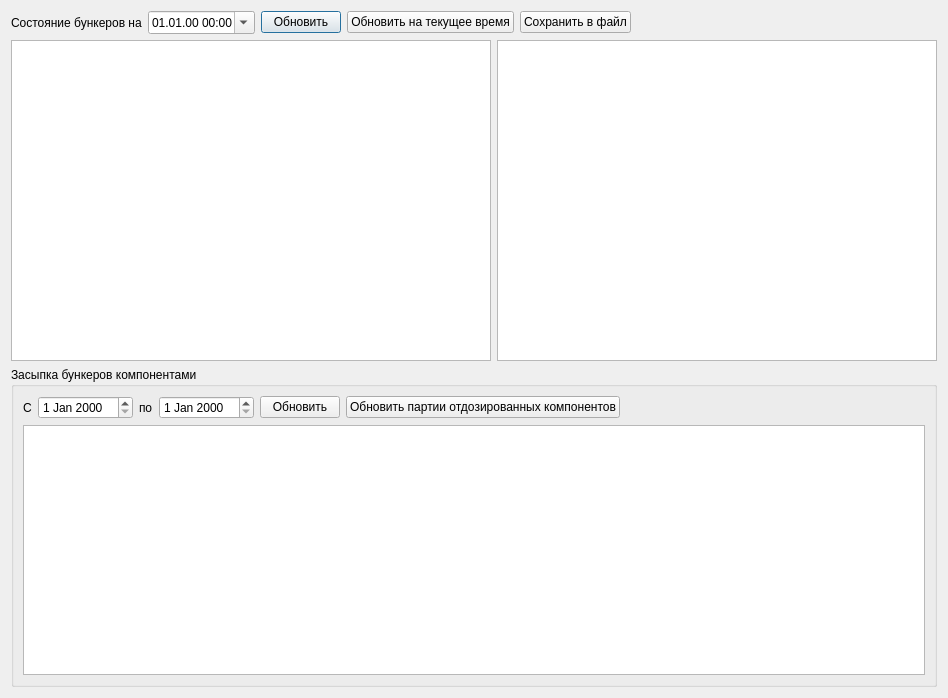
<?xml version="1.0" encoding="UTF-8"?>
<ui version="4.0">
 <class>DialogBunk</class>
 <widget class="QDialog" name="DialogBunk">
  <property name="geometry">
   <rect>
    <x>0</x>
    <y>0</y>
    <width>948</width>
    <height>698</height>
   </rect>
  </property>
  <property name="windowTitle">
   <string>Контейнеры с компонентами</string>
  </property>
  <layout class="QVBoxLayout" name="verticalLayout_2">
   <item>
    <layout class="QHBoxLayout" name="horizontalLayout">
     <item>
      <widget class="QLabel" name="label">
       <property name="text">
        <string>Состояние бункеров на</string>
       </property>
      </widget>
     </item>
     <item>
      <widget class="QDateTimeEdit" name="dateTimeEdit">
       <property name="displayFormat">
        <string>dd.MM.yy HH:mm</string>
       </property>
       <property name="calendarPopup">
        <bool>true</bool>
       </property>
      </widget>
     </item>
     <item>
      <widget class="QPushButton" name="pushButtonUpdCurrent">
       <property name="text">
        <string>Обновить</string>
       </property>
      </widget>
     </item>
     <item>
      <widget class="QPushButton" name="pushButtonCurrentTime">
       <property name="text">
        <string>Обновить на текущее время</string>
       </property>
      </widget>
     </item>
     <item>
      <widget class="QPushButton" name="pushButtonSave">
       <property name="text">
        <string>Сохранить в файл</string>
       </property>
      </widget>
     </item>
     <item>
      <spacer name="horizontalSpacer">
       <property name="orientation">
        <enum>Qt::Horizontal</enum>
       </property>
       <property name="sizeHint" stdset="0">
        <size>
         <width>40</width>
         <height>20</height>
        </size>
       </property>
      </spacer>
     </item>
    </layout>
   </item>
   <item>
    <layout class="QHBoxLayout" name="horizontalLayout_3">
     <item>
      <widget class="TableView" name="tableViewCurrent">
       <property name="minimumSize">
        <size>
         <width>480</width>
         <height>0</height>
        </size>
       </property>
       <attribute name="verticalHeaderVisible">
        <bool>false</bool>
       </attribute>
      </widget>
     </item>
     <item>
      <widget class="TableView" name="tableViewComp">
       <attribute name="verticalHeaderVisible">
        <bool>false</bool>
       </attribute>
      </widget>
     </item>
    </layout>
   </item>
   <item>
    <widget class="QGroupBox" name="groupBox">
     <property name="title">
      <string>Засыпка бункеров компонентами</string>
     </property>
     <layout class="QVBoxLayout" name="verticalLayout">
      <item>
       <layout class="QHBoxLayout" name="horizontalLayout_2">
        <item>
         <widget class="QLabel" name="label_2">
          <property name="text">
           <string>С</string>
          </property>
         </widget>
        </item>
        <item>
         <widget class="DateEdit" name="dateEditBeg"/>
        </item>
        <item>
         <widget class="QLabel" name="label_3">
          <property name="text">
           <string>по</string>
          </property>
         </widget>
        </item>
        <item>
         <widget class="DateEdit" name="dateEditEnd"/>
        </item>
        <item>
         <widget class="QPushButton" name="pushButtonUpdLoad">
          <property name="text">
           <string>Обновить</string>
          </property>
         </widget>
        </item>
        <item>
         <widget class="QPushButton" name="pushButtonPart">
          <property name="text">
           <string>Обновить партии отдозированных компонентов</string>
          </property>
         </widget>
        </item>
        <item>
         <spacer name="horizontalSpacer_2">
          <property name="orientation">
           <enum>Qt::Horizontal</enum>
          </property>
          <property name="sizeHint" stdset="0">
           <size>
            <width>40</width>
            <height>20</height>
           </size>
          </property>
         </spacer>
        </item>
       </layout>
      </item>
      <item>
       <widget class="DbViewer" name="tableViewLoad"/>
      </item>
     </layout>
    </widget>
   </item>
  </layout>
 </widget>
 <customwidgets>
  <customwidget>
   <class>DateEdit</class>
   <extends>QDateEdit</extends>
   <header>db/dbviewer.h</header>
  </customwidget>
  <customwidget>
   <class>TableView</class>
   <extends>QTableView</extends>
   <header>olap/tableview.h</header>
  </customwidget>
  <customwidget>
   <class>DbViewer</class>
   <extends>QTableView</extends>
   <header>db/dbviewer.h</header>
  </customwidget>
 </customwidgets>
 <resources/>
 <connections/>
</ui>
